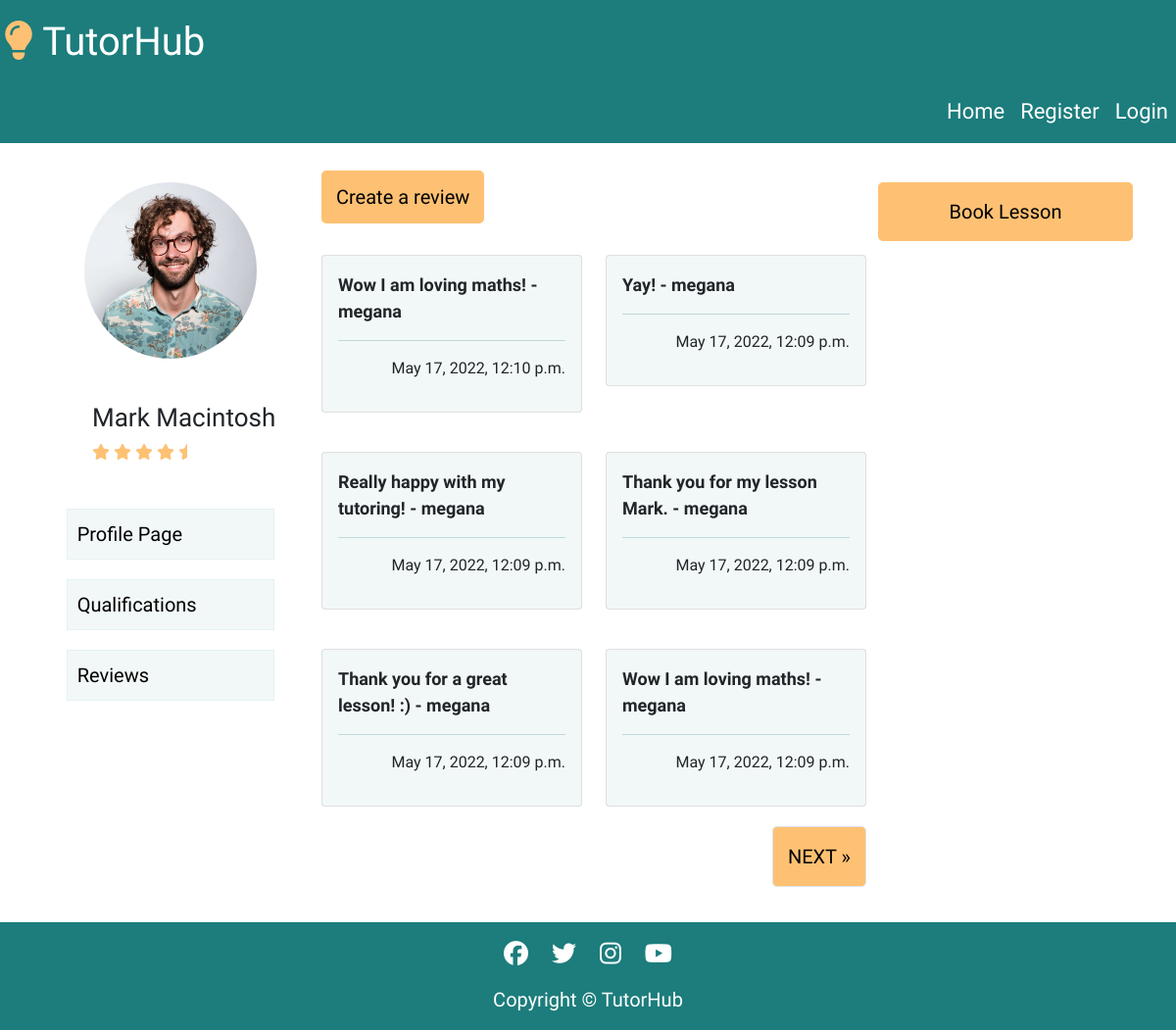
The app's page /tutors/tutor_three/reviews/ with its own data.
### tutorprofile/models.py (models this page shows)
class Review(models.Model):
    tutor = models.CharField(max_length=50)
    student = models.ForeignKey(User, on_delete=models.CASCADE, related_name="review")
    review = models.CharField(max_length=150)
    created_on = models.DateTimeField(auto_now_add=True)
    class Meta:
        ordering = ['-created_on']

### tutorprofile/views.py (the view)
# urls.py: path('tutor_three/reviews/', views.ReviewListTutorThree.as_view(), name='tutor_three_reviews'),
class ReviewListTutorThree(generic.ListView):
    model = Review
    queryset = Review.objects.filter(Q(tutor='Mark Macintosh')).order_by('-created_on')
    template_name = 'tutorprofile/tutor_three_reviews.html'
    paginate_by = 6

### tutorprofile/templates/tutorprofile/tutor_three_reviews.html (shortened to what this page needs)
{% extends "base.html" %}
{% load static %}
{% block content %}
<div class="container-fluid center-block">
    <div class="row profile-page">
        <div class="col-md-12 col-lg-3">
            <div class="row">
                <div class="col-12 user-image">
                    <img src="{% static 'images/tutorthree.jpg' %}" alt="image of a tutor">
                </div>
            </div>
            <div class="row">
                <div class="col-12 user-info">
                    <h1>Mark Macintosh</h1>
                    <i class="fa-solid fa-star"></i>
                    <i class="fa-solid fa-star"></i>
                    <i class="fa-solid fa-star"></i>
                    <i class="fa-solid fa-star"></i>
                    <i class="fa-solid fa-star-half"></i>
                </div>
            </div>
            <div class="row center-block">
                <div class="col-10 page-buttons-container" >
                    <a href="{% url 'tutor_three_profile' %}" class="page-buttons">Profile Page</a>
                    <a href="{% url 'tutor_three_qualifications' %}" class="page-buttons">Qualifications</a>
                    <a href="{% url 'tutor_three_reviews' %}" class="page-buttons">Reviews</a>
                </div>
            </div>
        </div>
        <div class="col-md-12 col-lg-6 booking-button" id="reviews-page">
            <a href="{% url 'tutor_three_create_review' %}">Create a review</a>
            <br />
            <br />
            <div class="row">
                {% for review in review_list %}
                    <div class="col-md-12 col-lg-6 card_space">
                        <div class="card">
                            <div class="card-body color-card">
                                <p class="review_comment">{{ review.review|safe }} - {{ review.student }} </p>
                                <hr />
                                <p class="right">{{ review.created_on}}</p>
                            </div>
                        </div>
                    </div>
                {% endfor %}
                {% if is_paginated %}
                <nav aria-label="Page navigation">
                    <ul class="pagination right">
                        {% if page_obj.has_next %}
                        <li><a href="?page={{ page_obj.next_page_number }}" class="page-link">NEXT &raquo;</a></li>
                        {% endif %}
                    </ul>
                </nav>
                {% endif %}
            </div>
        </div>
        <div class="col-md-12 col-lg-3" id="bookings-button">
            <div class="row booking-button">
                <a href="{% url 'tutor_three' %}" id="booking-btn">Book Lesson</a>
            </div>
        </div>
    </div>
</div>
{% endblock %}

### static/css/style.css (style rules this page uses)
html, body { max-width: 100%; overflow-x: hidden; font-family: 'Hubballi', cursive; }
.center-block { display: flex; justify-content: center; }
hr { color: #1c7d7c; }
.profile-page { width: 100%; margin-top: 20px; padding: 20px; height: auto; }
.user-info { margin-top: 25px; margin-left: 50px; margin-bottom: 25px; }
.user-info i { color: #fec173; }
.user-image { display: flex; height: 200px; width: 200px; justify-content: center; margin: auto; font-size: 150px; }
.user-image img { height: 180px; width: 100%; border-radius: 50%; }
.card_space { margin-bottom: 20px; margin-top: 20px; }
.review_comment { font-size: 18px; font-weight: bold; }
.right { text-align: right; float: right; }
.color-card { background-color: #258d8c0f; }
.page-link { float: right; }
.page-buttons-container a { display: block; text-decoration: none; border: solid 1px #258d8c0f; background-color: #258d8c0f; width: 100%; margin: 20px 0; padding: 10px; color: black; font-size: 20px; }
.booking-button { float: right; padding-right: 60px; }
.booking-button a { border-radius: 5px; padding: 15px; background-color: #fec173; color: black; font-size: 20px; text-align: center; text-decoration: none; }
@media (max-width:1514px) { .user-info h1 { font-size: 26px; } }
@media (max-width:1200px) { .booking-button { float: none; margin: auto; padding-right: 0; } }

### records on screen
Review: review "Wow I am loving maths!", student "megana", created_on "May 17, 2022, 12:10 p.m."
Review: review "Yay!", student "megana", created_on "May 17, 2022, 12:09 p.m."
Review: review "Really happy with my tutoring!", student "megana", created_on "May 17, 2022, 12:09 p.m."
Review: review "Thank you for my lesson Mark.", student "megana", created_on "May 17, 2022, 12:09 p.m."
Review: review "Thank you for a great lesson! :)", student "megana", created_on "May 17, 2022, 12:09 p.m."
Review: review "Wow I am loving maths!", student "megana", created_on "May 17, 2022, 12:09 p.m."
